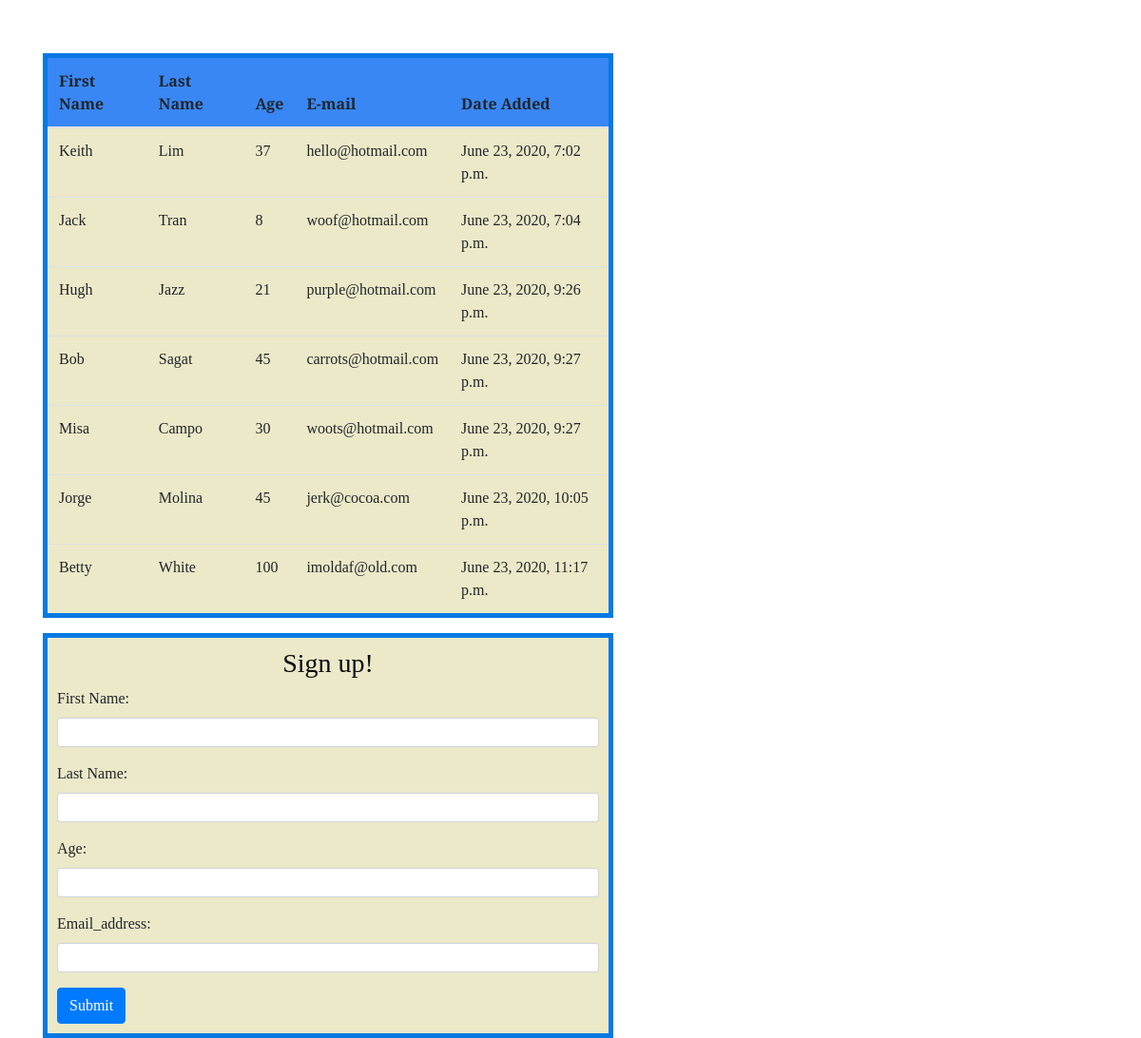
The page / on the database its author committed.
### orm_app/models.py (models this page shows, shortened)
class User(models.Model):
    first_name = models.CharField(max_length=255)
    last_name = models.CharField(max_length=255)
    age = models.IntegerField(null=True)
    email_address = models.CharField(max_length=255)
    created_at = models.DateTimeField(auto_now_add=True)
    updated_at = models.DateTimeField(auto_now=True)

### orm_app/views.py (the view)
# urls.py: path('', views.index),
def index(request):
    context = {
        "all_users": User.objects.all()
    }
    return render(request, "index.html", context)

### orm_app/templates/index.html (shortened to what this page needs)
<!DOCTYPE html>
<html lang="en">
<head>
    {% load static %}
    <link rel="stylesheet" href="https://maxcdn.bootstrapcdn.com/bootstrap/4.0.0/css/bootstrap.min.css"
>
    <link rel="stylesheet" href="{% static 'css/styles.css' %}">
</head>
<body>
    <div class="container">
        <section class="user_info">
            <h1>Member Information</h1>
            <table class="table">
                <thead class="header">
                    <tr>
                        <th>First Name</th>
                        <th>Last Name</th>
                        <th>Age</th>
                        <th>E-mail</th>
                        <th>Date Added</th>
                    </tr>
                </thead>
                <tbody>
                    {% for user in all_users %}
                    <tr>
                        <td>{{user.first_name}}</td>
                        <td>{{user.last_name}}</td>
                        <td>{{user.age}}</td>
                        <td>{{user.email_address}}</td>
                        <td>{{user.created_at}}</td>
                        {% endfor %}
                    </tr>
                </tbody>
            </table>
        </section>
        <section class="new_user_info">
            <h3>Sign up!</h3>
            <form action="/create" method="post">
                <div class="form-group">
                    <label for="first_name">First Name:</label>
                    <input type="text" name="first_name" id="first_name" class="form-control form-control-sm">
                </div>
                <div class="form-group">
                    <label for="last_name">Last Name:</label>
                    <input type="text" name="last_name" id="last_name" class="form-control form-control-sm">
                </div>
                <div class="form-group">
                    <label for="age">Age:</label>
                    <input type="text" name="age" id="age" class="form-control form-control-sm">
                </div>
                <div class="form-group">
                    <label for="email_address">Email_address:</label>
                    <input type="text" name="email_address" id="email_address" class="form-control form-control-sm">
                </div>
                <button type="button" class="btn btn-primary">Submit</button>
            </form>
        </section>
    </div>
</body>
</html>

### orm_app/static/css/styles.css (style rules this page uses)
body { background-image: url("../images/beach.jpg"); height: 100%; background-position: center; background-repeat: no-repeat; background-size: cover; }
.user_info { font-family: 'Slabo 27px', serif; width: 600px; height: auto; }
.new_user_info { font-family: 'Slabo 27px', serif; border: 5px solid rgb(7, 121, 228); background-color: rgb(236, 233, 201); height: auto; width: 600px; padding: 10px 10px 10px 10px; }
.table { border: 5px solid rgb(7, 121, 228); background-color: rgb(236, 233, 201); }
.header { background-color: #3987f4; }
h1 { text-align: center; color: white; }
h3 { text-align: center; color: rgb(12, 12, 12); }

### rows shown on the page
User: first_name "Keith", last_name "Lim", age "37", email_address "hello@hotmail.com", created_at "June 23, 2020, 7:02 p.m."
User: first_name "Jack", last_name "Tran", age "8", email_address "woof@hotmail.com", created_at "June 23, 2020, 7:04 p.m."
User: first_name "Hugh", last_name "Jazz", age "21", email_address "purple@hotmail.com", created_at "June 23, 2020, 9:26 p.m."
User: first_name "Bob", last_name "Sagat", age "45", email_address "carrots@hotmail.com", created_at "June 23, 2020, 9:27 p.m."
User: first_name "Misa", last_name "Campo", age "30", email_address "woots@hotmail.com", created_at "June 23, 2020, 9:27 p.m."
User: first_name "Jorge", last_name "Molina", age "45", email_address "jerk@cocoa.com", created_at "June 23, 2020, 10:05 p.m."
User: first_name "Betty", last_name "White", age "100", email_address "imoldaf@old.com", created_at "June 23, 2020, 11:17 p.m."
